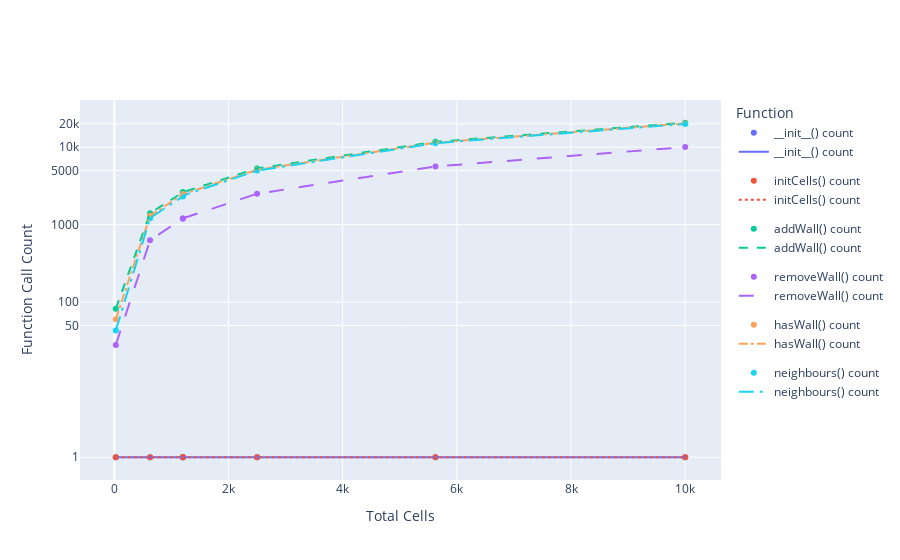

The cell this chart's notebook holds for it:
### Code cell
import plotly.graph_objects as go
import plotly.express as px

# Specify the desired functions
functions = ['__init__() count', 'initCells() count', 'addWall() count', 'removeWall() count', 'hasWall() count', 'neighbours() count']

# Define line styles and widths for each function
line_styles = ['solid', 'dot', 'dash', 'longdash', 'dashdot', 'longdashdot']
line_widths = [2, 2, 2, 2, 2, 2]

# Create the scatter plot
fig_scatter = px.scatter(
    data_frame=arrayFunctionsDF,
    x='totalCells',
    y=functions,
    labels={'totalCells': 'Total Cells', '__init__() count': '__init__() count', 'initCells() count': 'initCells() count', 'addWall() count': 'addWall() count', 'removeWall() count': 'removeWall() count', 'hasWall() count': 'hasWall() count', 'neighbours() count': 'neighbours() count'},
    title='Total Cells vs. Function Call Count',
)

# Create the line plot with different line styles and widths
fig_line = px.line(
    data_frame=arrayFunctionsDF,
    x='totalCells',
    y=functions,
    labels={'totalCells': 'Total Cells', '__init__() count': '__init__() count', 'initCells() count': 'initCells() count', 'addWall() count': 'addWall() count', 'removeWall() count': 'removeWall() count', 'hasWall() count': 'hasWall() count', 'neighbours() count': 'neighbours() count'},
)

# Combine the scatter and line plots
fig_combine = go.Figure(data=fig_scatter.data + fig_line.data)

# Update line styles and widths for each trace
for i, trace in enumerate(fig_combine.data[len(functions):]):
    trace.line.dash = line_styles[i]
    trace.line.width = line_widths[i]

# Update the layout with logarithmic y-axis and scientific notation
fig_combine.update_layout(
    xaxis_title='Total Cells',
    yaxis_title='Function Call Count',
    legend_title='Function',
    yaxis_type='log',
    yaxis_tickvals=[0, 1, 50, 100, 1000, 5000, 10000, 20000],  # Custom tick values
    hoverlabel=dict(namelength=-1)  # Display full hover labels
)

fig_combine.show()

### Figure 1 — Plotly figure (JSON) as saved in the notebook; plotly's stock layout.template omitted (floating-point values rounded to 4 significant figures)
{"data": [{"hovertemplate": "variable=__init__() count<br>Total Cells=%{x}<br>value=%{y}<extra></extra>", "legendgroup": "__init__() count", "marker": {"color": "#636efa", "symbol": "circle"}, "mode": "markers", "name": "__init__() count", "orientation": "v", "showlegend": true, "type": "scatter", "x": [25, 625, 1200, 1200, 2500, 5625, 10000], "xaxis": "x", "y": [1, 1, 1, 1, 1, 1, 1], "yaxis": "y"}, {"hovertemplate": "variable=initCells() count<br>Total Cells=%{x}<br>value=%{y}<extra></extra>", "legendgroup": "initCells() count", "marker": {"color": "#EF553B", "symbol": "circle"}, "mode": "markers", "name": "initCells() count", "orientation": "v", "showlegend": true, "type": "scatter", "x": [25, 625, 1200, 1200, 2500, 5625, 10000], "xaxis": "x", "y": [1, 1, 1, 1, 1, 1, 1], "yaxis": "y"}, {"hovertemplate": "variable=addWall() count<br>Total Cells=%{x}<br>value=%{y}<extra></extra>", "legendgroup": "addWall() count", "marker": {"color": "#00cc96", "symbol": "circle"}, "mode": "markers", "name": "addWall() count", "orientation": "v", "showlegend": true, "type": "scatter", "x": [25, 625, 1200, 1200, 2500, 5625, 10000], "xaxis": "x", "y": [82, 1402, 2612, 2612, 5302, 11702, 20602], "yaxis": "y"}, {"hovertemplate": "variable=removeWall() count<br>Total Cells=%{x}<br>value=%{y}<extra></extra>", "legendgroup": "removeWall() count", "marker": {"color": "#ab63fa", "symbol": "circle"}, "mode": "markers", "name": "removeWall() count", "orientation": "v", "showlegend": true, "type": "scatter", "x": [25, 625, 1200, 1200, 2500, 5625, 10000], "xaxis": "x", "y": [28, 628, 1203, 1203, 2503, 5628, 10003], "yaxis": "y"}, {"hovertemplate": "variable=hasWall() count<br>Total Cells=%{x}<br>value=%{y}<extra></extra>", "legendgroup": "hasWall() count", "marker": {"color": "#FFA15A", "symbol": "circle"}, "mode": "markers", "name": "hasWall() count", "orientation": "v", "showlegend": true, "type": "scatter", "x": [25, 625, 1200, 1200, 2500, 5625, 10000], "xaxis": "x", "y": [60, 1300, 2470, 2470, 5100, 11400, 20200], "yaxis": "y"}, {"hovertemplate": "variable=neighbours() count<br>Total Cells=%{x}<br>value=%{y}<extra></extra>", "legendgroup": "neighbours() count", "marker": {"color": "#19d3f3", "symbol": "circle"}, "mode": "markers", "name": "neighbours() count", "orientation": "v", "showlegend": true, "type": "scatter", "x": [25, 625, 1200, 1200, 2500, 5625, 10000], "xaxis": "x", "y": [43, 1213, 2313, 2364, 4981, 11232, 19886], "yaxis": "y"}, {"hovertemplate": "variable=__init__() count<br>Total Cells=%{x}<br>value=%{y}<extra></extra>", "legendgroup": "__init__() count", "line": {"color": "#636efa", "dash": "solid", "width": 2}, "marker": {"symbol": "circle"}, "mode": "lines", "name": "__init__() count", "orientation": "v", "showlegend": true, "type": "scatter", "x": [25, 625, 1200, 1200, 2500, 5625, 10000], "xaxis": "x", "y": [1, 1, 1, 1, 1, 1, 1], "yaxis": "y"}, {"hovertemplate": "variable=initCells() count<br>Total Cells=%{x}<br>value=%{y}<extra></extra>", "legendgroup": "initCells() count", "line": {"color": "#EF553B", "dash": "dot", "width": 2}, "marker": {"symbol": "circle"}, "mode": "lines", "name": "initCells() count", "orientation": "v", "showlegend": true, "type": "scatter", "x": [25, 625, 1200, 1200, 2500, 5625, 10000], "xaxis": "x", "y": [1, 1, 1, 1, 1, 1, 1], "yaxis": "y"}, {"hovertemplate": "variable=addWall() count<br>Total Cells=%{x}<br>value=%{y}<extra></extra>", "legendgroup": "addWall() count", "line": {"color": "#00cc96", "dash": "dash", "width": 2}, "marker": {"symbol": "circle"}, "mode": "lines", "name": "addWall() count", "orientation": "v", "showlegend": true, "type": "scatter", "x": [25, 625, 1200, 1200, 2500, 5625, 10000], "xaxis": "x", "y": [82, 1402, 2612, 2612, 5302, 11702, 20602], "yaxis": "y"}, {"hovertemplate": "variable=removeWall() count<br>Total Cells=%{x}<br>value=%{y}<extra></extra>", "legendgroup": "removeWall() count", "line": {"color": "#ab63fa", "dash": "longdash", "width": 2}, "marker": {"symbol": "circle"}, "mode": "lines", "name": "removeWall() count", "orientation": "v", "showlegend": true, "type": "scatter", "x": [25, 625, 1200, 1200, 2500, 5625, 10000], "xaxis": "x", "y": [28, 628, 1203, 1203, 2503, 5628, 10003], "yaxis": "y"}, {"hovertemplate": "variable=hasWall() count<br>Total Cells=%{x}<br>value=%{y}<extra></extra>", "legendgroup": "hasWall() count", "line": {"color": "#FFA15A", "dash": "dashdot", "width": 2}, "marker": {"symbol": "circle"}, "mode": "lines", "name": "hasWall() count", "orientation": "v", "showlegend": true, "type": "scatter", "x": [25, 625, 1200, 1200, 2500, 5625, 10000], "xaxis": "x", "y": [60, 1300, 2470, 2470, 5100, 11400, 20200], "yaxis": "y"}, {"hovertemplate": "variable=neighbours() count<br>Total Cells=%{x}<br>value=%{y}<extra></extra>", "legendgroup": "neighbours() count", "line": {"color": "#19d3f3", "dash": "longdashdot", "width": 2}, "marker": {"symbol": "circle"}, "mode": "lines", "name": "neighbours() count", "orientation": "v", "showlegend": true, "type": "scatter", "x": [25, 625, 1200, 1200, 2500, 5625, 10000], "xaxis": "x", "y": [43, 1213, 2313, 2364, 4981, 11232, 19886], "yaxis": "y"}], "layout": {"autosize": true, "hoverlabel": {"namelength": -1}, "legend": {"title": {"text": "Function"}}, "xaxis": {"autorange": true, "range": [-1039.0, 11060.0], "title": {"text": "Total Cells"}, "type": "linear"}, "yaxis": {"autorange": true, "range": [-0.356, 4.67], "tickvals": [0, 1, 50, 100, 1000, 5000, 10000, 20000], "title": {"text": "Function Call Count"}, "type": "log"}}}
